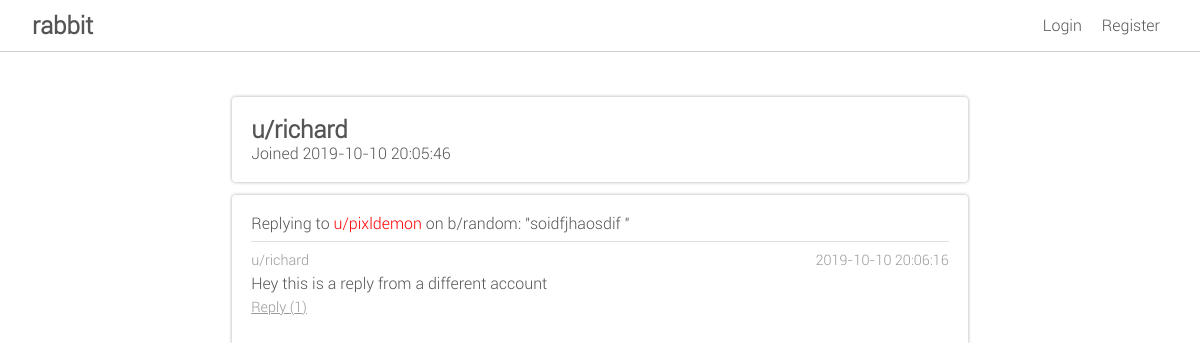
The page /u/richard on the database its author committed.
### database.py (models this page shows, shortened)
class User(db.Model):
	__tablename__ = "user"
	id = db.Column(db.Integer, primary_key=True)
	username = db.Column(db.String(80), unique=True, nullable=False)
	email = db.Column(db.String(120), unique=True, nullable=False)
	password = db.Column(db.String(100), nullable=False)
	type = db.Column(db.String(50), nullable=False, server_default="user")
	registration_date = db.Column(db.DateTime, server_default=db.func.now())

class Submission(db.Model):
	__tablename__ = "submission"
	id = db.Column(db.Integer, primary_key=True)
	author_id = db.Column(db.Integer, ForeignKey("user.id"), nullable=False)
	board_id = db.Column(db.Integer, ForeignKey("board.id"), nullable=False)
	parent_id = db.Column(db.Integer, ForeignKey("submission.id"))
	original_post_id = db.Column(db.Integer, ForeignKey("submission.id"))
	creation_date = db.Column(db.DateTime, server_default=db.func.now())
	title = db.Column(db.String(200))
	body = db.Column(db.Text)
	author = db.relationship("User", backref=db.backref("submissions", lazy=True))
	board = db.relationship("Board", backref=db.backref("submissions", lazy=True))
	children = db.relationship("Submission", backref=db.backref("parent", remote_side=[id], foreign_keys=[parent_id], lazy=True), primaryjoin="Submission.id == Submission.parent_id")
	replies = db.relationship("Submission", backref=db.backref("original_post", remote_side=[id], foreign_keys=[original_post_id], lazy=True), primaryjoin="Submission.original_post_id == Submission.id")

class Board(db.Model):
	__tablename__ = "board"
	id = db.Column(db.Integer, primary_key = True)
	name = db.Column(db.String(80), nullable=False, unique=True)
	creator_id = db.Column(db.Integer, ForeignKey("user.id"), nullable=False)
	creation_date = db.Column(db.DateTime, server_default=db.func.now())
	creator = db.relationship("User", backref=db.backref("created_boards", lazy=True))

### routes.py (the view)
@routes.route("/u/<string:username>")
def view_profile(username):
	user = select(User, username=username)
	return render_template("profile.html", user=user, submissions=user.submissions)

### database.py (called while the page is built)
def select(table, multiple=False, **kwargs):
	data = table.query.filter_by(**kwargs)
	return data.first() if not multiple else data.all()

### templates/profile.html (shortened to what this page needs)
{% extends "main.html" %}
{% from "includes/_post_helpers.html" import render_post, render_comment, render_user %}
{% block body %}
<div class="profile">
	<div>
		<h2>u/{{ user.username }}</h2>
	</div>
	<p>Joined {{ user.registration_date }}</p>
</div>
<div class="feed">
	{% for submission in submissions %}
	{% if submission.board_id != 0 %}
	{{ render_post(submission, expand_thread=False) }}
	{% else %}
	<div class="post">
		<div>
			Replying to {{ render_user(submission.parent.author) }} on <a href="/b/{{ submission.original_post.board.name }}">b/{{ submission.original_post.board.name }}</a>:
			"{{ submission.parent.title if (submission.parent.board_id != 0) else (submission.parent.body|truncate(50, end="...")) }}"
		</div>
		{{ render_comment(submission, expand_thread=False) }}
	</div>
	{% endif %}
	{% endfor %}
</div>
{% endblock %}

### templates/includes/_post_helpers.html (shortened to what this page needs)
{% from "includes/_form_helpers.html" import render_field %}
{% macro render_comment(comment, target_id, comment_form, expand_thread=True) %}
<div class="reply">
	<div class="comment">
		<div class="post-titlebar">
			{{ render_user(comment.author) }}
			<span>{{ comment.creation_date }}</span>
		</div>
		<div class="comment-body">
			{{ comment.body }}
		</div>
		<div class="comment-footer">
			<a href="/reply/{{ comment.id }}">Reply
				{% if not expand_thread %}({{ comment.children|length }}){% endif %}</a>
		</div>
	</div>
</div>
{% endmacro %}
{% macro render_user(user) %}
<span>
	<a class="user" data-rank="{{ user.type }}" href="/u/{{ user.username }}">u/{{ user.username }}</a>
</span>
{% endmacro %}

### static/css/styles.css (style rules this page uses)
:root { --primary-color: #fff; --secondary-color: #3d3; --secondary-color-highlight: #4e4; --text-color: #555; --text-color-highlight: #999; --border-radius: 4px; --border-color: rgb(206, 206, 206); }
* { margin: 0; padding: 0; box-sizing: border-box !important; font-family: roboto; }
body { min-height: 100vh; background-color: var(--primary-color); color: var(--text-color); }
.post, .profile, .btn-primary:hover, .textarea { box-shadow: 0px 0px 3px 1px rgba(0,0,0,0.2); }
.post, .profile { padding: 1.2em; margin: .8em 0; border-radius: var(--border-radius); }
.profile > div { display: flex; align-items: baseline; }
.post-titlebar { color: var(--text-color-highlight); }
.post-titlebar, .post-titlebar > div, .comment-footer { font-size: 0.9em; display: flex; justify-content: space-between; align-items: center; }
.user[data-rank="admin"] { color: red; }
.comment { margin: .6em 0; }
.comment-body, .post-body { margin: .35em 0; }
.comment-footer > a { color: var(--text-color-highlight); text-decoration: underline; }
.reply:not(:first-child)::before { content: ""; display: block; position: relative; height: 1px; border: none; outline: none; margin: .5rem 0; opacity: 0.3; background-color: var(--text-color-highlight); }
a { display: inline-block; text-decoration: none; color: inherit; }

### rows shown on the page
User: username "richard", registration_date "2019-10-10 20:05:46"
Submission: original_post.board.name "random", parent "soidfjhaosdif", creation_date "2019-10-10 20:06:16", body "Hey this is a reply from a different account", children|length "1"
User: username "pixldemon"
